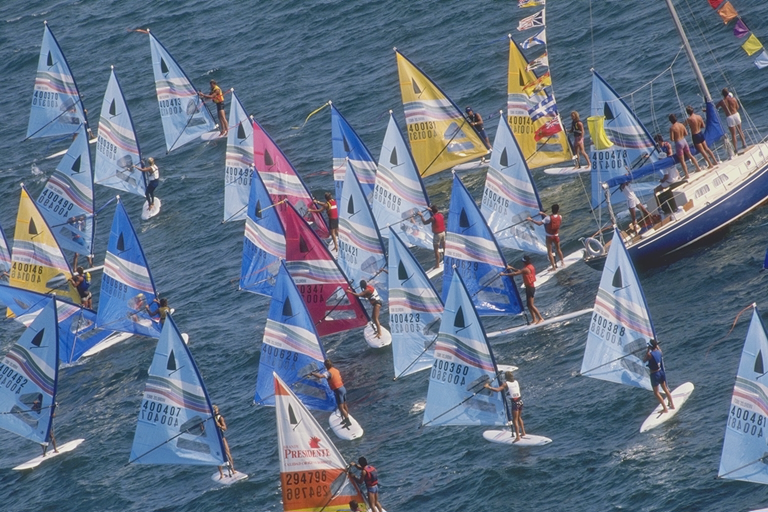
#> input picture sails.png, 768 x 512 px
$ jupyter execute 2_GaussianBlur.ipynb   (older library calls are emulated)
#> lines starting #> are read from the running program, lines starting #| are printed output that depends on the picture
[cell 1]
import cv2
import numpy as np
import matplotlib.pyplot as plt

# 读取图像
image = cv2.imread('sails.png', cv2.IMREAD_GRAYSCALE)
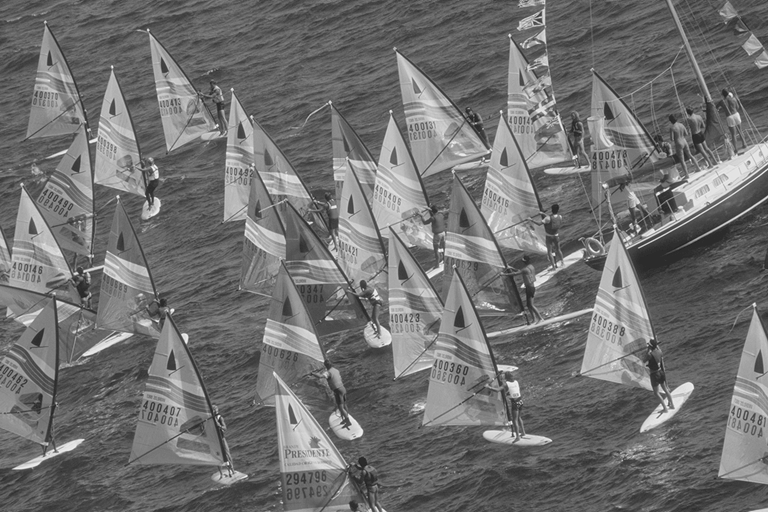
#> image: shape (512, 768); min 28, max 247, mean 112.5
gradient_x = cv2.Sobel(image, cv2.CV_64F, 1, 0, ksize=5)
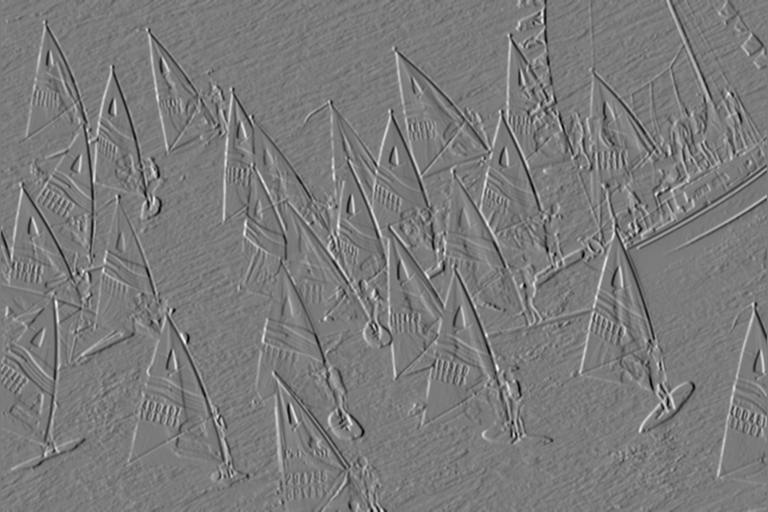
#> gradient_x: shape (512, 768) float64; min -6988, max 7471, mean 1.2; drawn with min black and max white
gradient_y = cv2.Sobel(image, cv2.CV_64F, 0, 1, ksize=5)
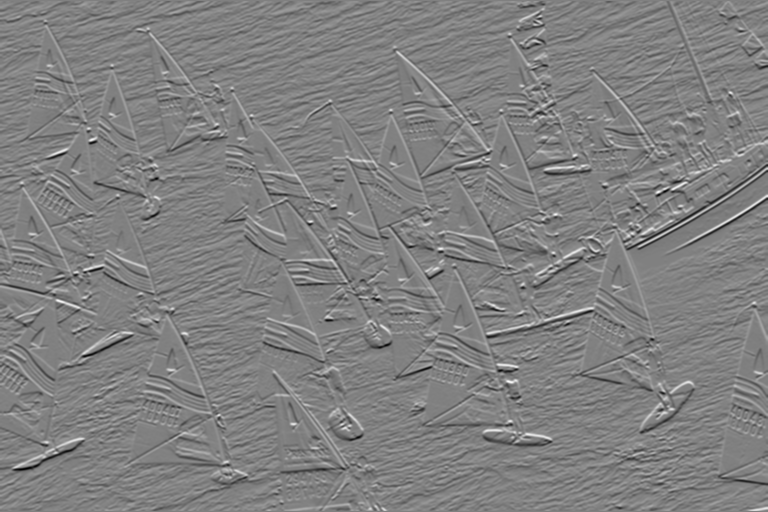
#> gradient_y: shape (512, 768) float64; min -7466, max 7331, mean -0.4; drawn with min black and max white
# 可视化
plt.figure(figsize=(20, 5))
plt.subplot(131), plt.imshow(image, cmap='gray'), plt.title('Original Image')
plt.subplot(132), plt.imshow(gradient_x, cmap='gray'), plt.title('Gradient X')
plt.subplot(133), plt.imshow(gradient_y, cmap='gray'), plt.title('Gradient Y')
plt.show()
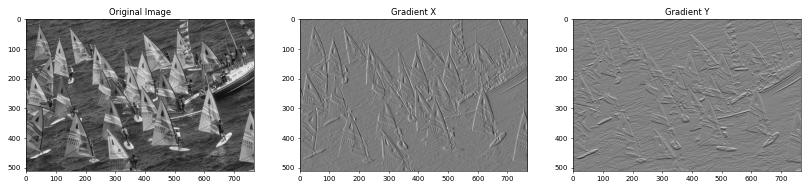
#> figure drawn by matplotlib, 3 panels

[cell 2]
window_size = 3
# 计算Harris矩阵的三个分量
Ixx = cv2.GaussianBlur(gradient_x**2, (window_size, window_size), 0)
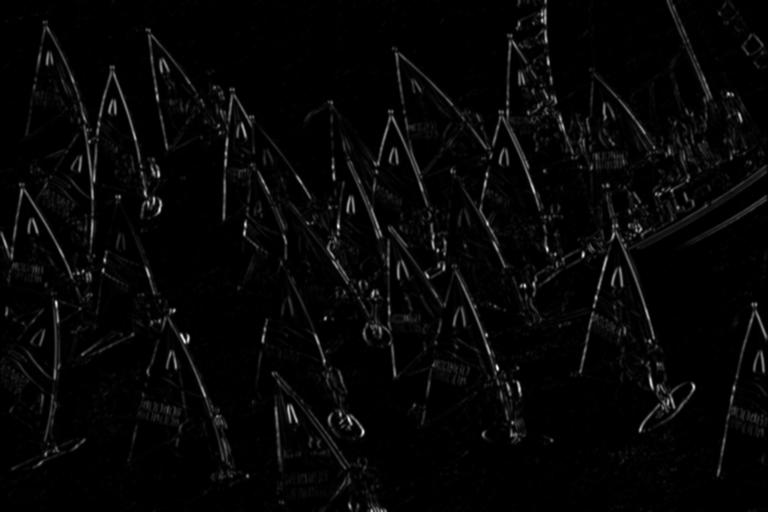
#> Ixx: shape (512, 768) float64; min 0, max 37009705.9, mean 994463.1; drawn with min black and max white
Iyy = cv2.GaussianBlur(gradient_y**2, (window_size, window_size), 0)
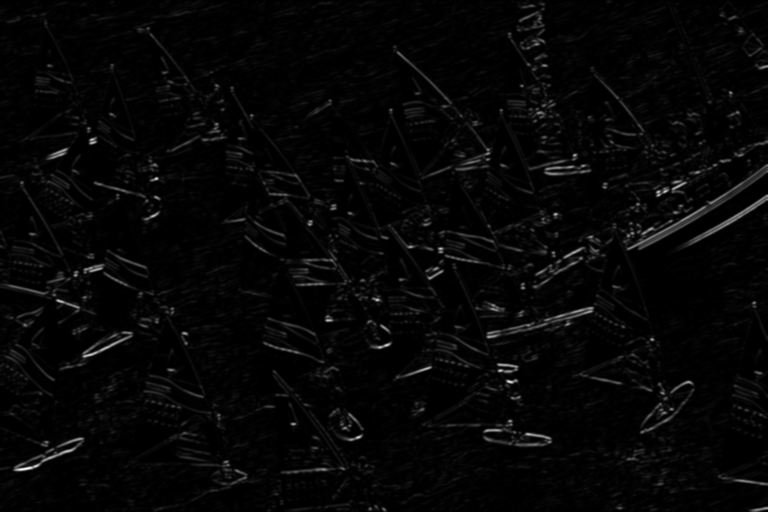
#> Iyy: shape (512, 768) float64; min 0, max 39982992.8, mean 1051900.2; drawn with min black and max white
Ixy = cv2.GaussianBlur(gradient_x * gradient_y, (window_size, window_size), 0)
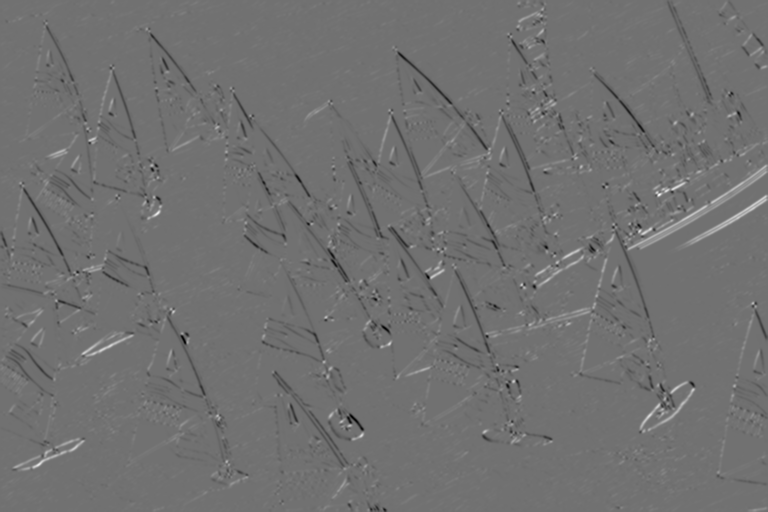
#> Ixy: shape (512, 768) float64; min -16366441.1, max 20480422.4, mean -15338.8; drawn with min black and max white

[cell 3]
# 可视化
plt.figure(figsize=(20, 5))
plt.subplot(131), plt.imshow(Ixx, cmap='gray'), plt.title('Ixx')
plt.subplot(132), plt.imshow(Iyy, cmap='gray'), plt.title('Iyy')
plt.subplot(133), plt.imshow(Ixy, cmap='gray'), plt.title('Ixy')
plt.show()

## GaussianBlur From Scratch

[cell 4]
# 先看一下官方效果
window_size = 5
blurred_image_cv2 = cv2.GaussianBlur(image, (window_size, window_size), 0)
plt.figure(figsize=(15, 5))
plt.subplot(121), plt.imshow(image, cmap='gray'), plt.title('Original Image')
plt.subplot(122), plt.imshow(blurred_image_cv2, cmap='gray'), plt.title('Blurred Image of CV2')
plt.show()

[cell 5]
import cv2
import numpy as np
import matplotlib.pyplot as plt

def gaussian_blur(image, kernel_size):
    # 构建二维高斯核
    kernel = gaussian_kernel(kernel_size)

    # 将高斯核应用于图像
    blurred_image = convolve(image, kernel)

    return blurred_image

def gaussian_kernel(size, sigma=1.0):
    """
    生成二维高斯核
    """
    kernel = np.fromfunction(
        lambda x, y: (1/ (2 * np.pi * sigma ** 2)) *
                     np.exp(-((x - (size-1)/2) ** 2 + (y - (size-1)/2) ** 2) / (2 * sigma ** 2)),
        (size, size)
    )
    return kernel / np.sum(kernel)

def convolve(image, kernel):
    """
    使用垂直和水平卷积操作将核应用于图像
    """
    result = np.zeros_like(image, dtype=np.float64)
    kernel_size = len(kernel)
    padding = kernel_size // 2

    # 对图像进行填充
    image_padded = np.pad(image, ((padding, padding), (padding, padding)), mode='constant')
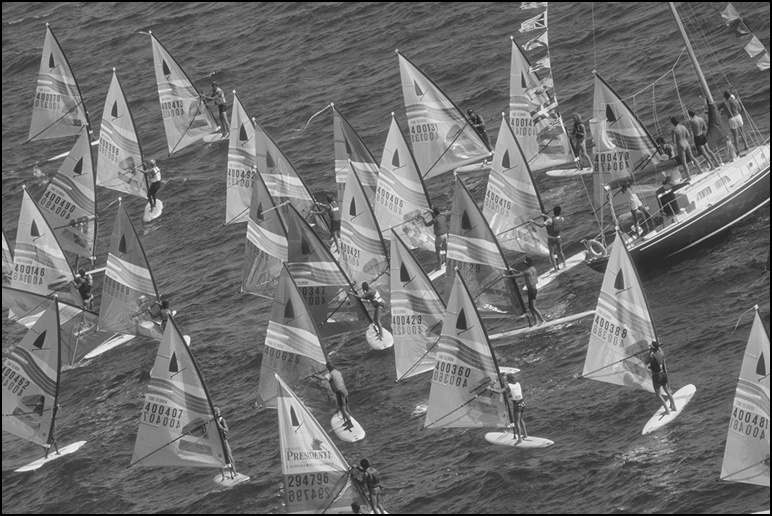
#> image_padded: shape (516, 772); min 0, max 247, mean 111

    # 执行卷积
    for i in range(image.shape[0]):
        for j in range(image.shape[1]):
            result[i, j] = np.sum(image_padded[i:i+kernel_size, j:j+kernel_size] * kernel)

    return result

# 读取图像
image = cv2.imread('sails.png', cv2.IMREAD_GRAYSCALE)

# 使用自定义的Gaussian Blur函数进行模糊处理
blurred_image = gaussian_blur(image, kernel_size=5)

# 可视化
plt.figure(figsize=(15, 5))
plt.subplot(121), plt.imshow(image, cmap='gray'), plt.title('Original Image')
plt.subplot(122), plt.imshow(blurred_image, cmap='gray'), plt.title('Blurred Image')
plt.show()
